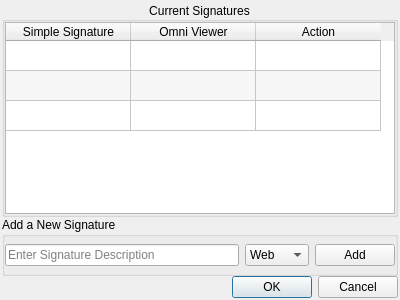
<?xml version="1.0" encoding="UTF-8"?>
<ui version="4.0">
 <class>ManageOmniViewer</class>
 <widget class="QDialog" name="ManageOmniViewer">
  <property name="windowModality">
   <enum>Qt::ApplicationModal</enum>
  </property>
  <property name="enabled">
   <bool>true</bool>
  </property>
  <property name="geometry">
   <rect>
    <x>0</x>
    <y>0</y>
    <width>400</width>
    <height>300</height>
   </rect>
  </property>
  <property name="sizePolicy">
   <sizepolicy hsizetype="Expanding" vsizetype="Expanding">
    <horstretch>0</horstretch>
    <verstretch>0</verstretch>
   </sizepolicy>
  </property>
  <property name="windowTitle">
   <string>Manage Omni Viewer</string>
  </property>
  <property name="modal">
   <bool>true</bool>
  </property>
  <layout class="QVBoxLayout" name="verticalLayout">
   <property name="spacing">
    <number>0</number>
   </property>
   <property name="leftMargin">
    <number>2</number>
   </property>
   <property name="topMargin">
    <number>2</number>
   </property>
   <property name="rightMargin">
    <number>2</number>
   </property>
   <property name="bottomMargin">
    <number>2</number>
   </property>
   <item>
    <widget class="QGroupBox" name="groupBox">
     <property name="enabled">
      <bool>true</bool>
     </property>
     <property name="sizePolicy">
      <sizepolicy hsizetype="Preferred" vsizetype="Preferred">
       <horstretch>0</horstretch>
       <verstretch>0</verstretch>
      </sizepolicy>
     </property>
     <property name="layoutDirection">
      <enum>Qt::LeftToRight</enum>
     </property>
     <property name="title">
      <string>Current Signatures</string>
     </property>
     <property name="alignment">
      <set>Qt::AlignCenter</set>
     </property>
     <layout class="QVBoxLayout" name="verticalLayout_2" stretch="0">
      <property name="spacing">
       <number>1</number>
      </property>
      <property name="sizeConstraint">
       <enum>QLayout::SetNoConstraint</enum>
      </property>
      <property name="leftMargin">
       <number>0</number>
      </property>
      <property name="topMargin">
       <number>0</number>
      </property>
      <property name="rightMargin">
       <number>0</number>
      </property>
      <property name="bottomMargin">
       <number>0</number>
      </property>
      <item>
       <widget class="QTableWidget" name="tableWidget">
        <property name="sizePolicy">
         <sizepolicy hsizetype="Expanding" vsizetype="Expanding">
          <horstretch>0</horstretch>
          <verstretch>0</verstretch>
         </sizepolicy>
        </property>
        <property name="autoFillBackground">
         <bool>false</bool>
        </property>
        <property name="editTriggers">
         <set>QAbstractItemView::NoEditTriggers</set>
        </property>
        <property name="showDropIndicator" stdset="0">
         <bool>false</bool>
        </property>
        <property name="alternatingRowColors">
         <bool>true</bool>
        </property>
        <property name="selectionMode">
         <enum>QAbstractItemView::NoSelection</enum>
        </property>
        <property name="selectionBehavior">
         <enum>QAbstractItemView::SelectRows</enum>
        </property>
        <property name="gridStyle">
         <enum>Qt::SolidLine</enum>
        </property>
        <property name="rowCount">
         <number>3</number>
        </property>
        <attribute name="horizontalHeaderCascadingSectionResizes">
         <bool>false</bool>
        </attribute>
        <attribute name="horizontalHeaderDefaultSectionSize">
         <number>125</number>
        </attribute>
        <attribute name="horizontalHeaderHighlightSections">
         <bool>false</bool>
        </attribute>
        <attribute name="horizontalHeaderMinimumSectionSize">
         <number>12</number>
        </attribute>
        <attribute name="horizontalHeaderStretchLastSection">
         <bool>false</bool>
        </attribute>
        <attribute name="verticalHeaderVisible">
         <bool>false</bool>
        </attribute>
        <row/>
        <row/>
        <row/>
        <column>
         <property name="text">
          <string>Simple Signature</string>
         </property>
        </column>
        <column>
         <property name="text">
          <string>Omni Viewer</string>
         </property>
        </column>
        <column>
         <property name="text">
          <string>Action</string>
         </property>
        </column>
       </widget>
      </item>
     </layout>
    </widget>
   </item>
   <item>
    <widget class="QGroupBox" name="groupBox_2">
     <property name="sizePolicy">
      <sizepolicy hsizetype="Expanding" vsizetype="Expanding">
       <horstretch>0</horstretch>
       <verstretch>0</verstretch>
      </sizepolicy>
     </property>
     <property name="title">
      <string>Add a New Signature</string>
     </property>
     <layout class="QHBoxLayout" name="horizontalLayout">
      <property name="spacing">
       <number>6</number>
      </property>
      <property name="leftMargin">
       <number>0</number>
      </property>
      <property name="topMargin">
       <number>0</number>
      </property>
      <property name="rightMargin">
       <number>0</number>
      </property>
      <property name="bottomMargin">
       <number>0</number>
      </property>
      <item>
       <widget class="QLineEdit" name="lineEdit">
        <property name="placeholderText">
         <string>Enter Signature Description</string>
        </property>
       </widget>
      </item>
      <item>
       <widget class="QComboBox" name="comboBox">
        <property name="editable">
         <bool>false</bool>
        </property>
        <property name="currentText">
         <string extracomment="Select Viewer">Web</string>
        </property>
        <property name="currentIndex">
         <number>0</number>
        </property>
        <property name="maxVisibleItems">
         <number>4</number>
        </property>
        <item>
         <property name="text">
          <string>Web</string>
         </property>
        </item>
        <item>
         <property name="text">
          <string>Image</string>
         </property>
        </item>
        <item>
         <property name="text">
          <string>Media</string>
         </property>
        </item>
       </widget>
      </item>
      <item>
       <widget class="QPushButton" name="pushButton">
        <property name="text">
         <string>Add</string>
        </property>
       </widget>
      </item>
     </layout>
    </widget>
   </item>
   <item>
    <widget class="QDialogButtonBox" name="buttonBox">
     <property name="orientation">
      <enum>Qt::Horizontal</enum>
     </property>
     <property name="standardButtons">
      <set>QDialogButtonBox::Cancel|QDialogButtonBox::Ok</set>
     </property>
    </widget>
   </item>
  </layout>
 </widget>
 <resources/>
 <connections>
  <connection>
   <sender>buttonBox</sender>
   <signal>accepted()</signal>
   <receiver>ManageOmniViewer</receiver>
   <slot>accept()</slot>
   <hints>
    <hint type="sourcelabel">
     <x>248</x>
     <y>254</y>
    </hint>
    <hint type="destinationlabel">
     <x>157</x>
     <y>274</y>
    </hint>
   </hints>
  </connection>
  <connection>
   <sender>buttonBox</sender>
   <signal>rejected()</signal>
   <receiver>ManageOmniViewer</receiver>
   <slot>reject()</slot>
   <hints>
    <hint type="sourcelabel">
     <x>316</x>
     <y>260</y>
    </hint>
    <hint type="destinationlabel">
     <x>286</x>
     <y>274</y>
    </hint>
   </hints>
  </connection>
 </connections>
</ui>
